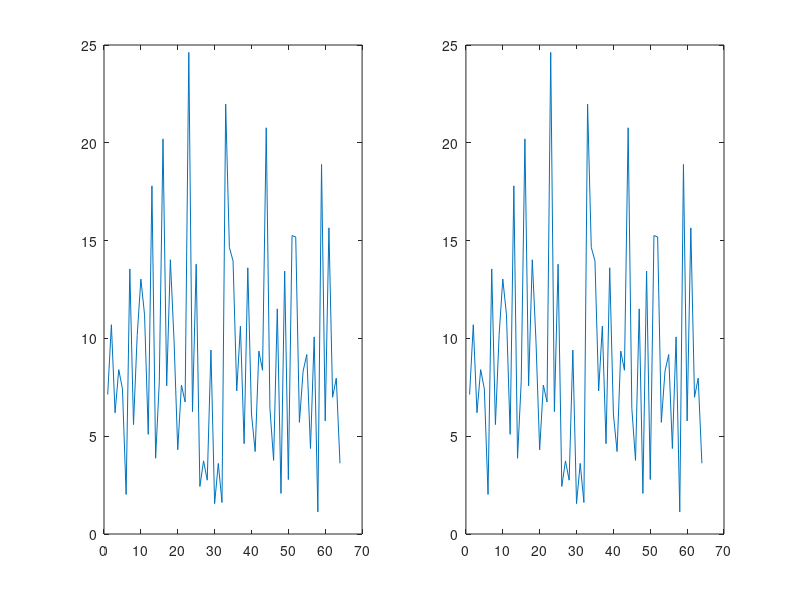

MATLAB code to generate this figure:
close all;
clear;
clc;


%%%%%%%%%%%stage1

N = 64;
n = 0:N/4-1;
W = exp(-1i*2*pi/N*(2*n));
data(1:64) = randn(1,64) + 1i*randn(1,64); %????????  ????
dataA = (data(1:16) + data(33:48) + data(17:32) + data(49:64));                                % 0 4 8  12 16......
dataB = (((data(1:16) + data(33:48)) - (data(17:32) +  data(49:64))).*exp(-1i*2*pi/N*(2*n)));   % 2 6 10 14 18......
dataC = (((data(1:16) - data(33:48)) - 1i*(data(17:32) -  data(49:64))).*exp(-1i*2*pi/N*(1*n))); % 1 5 9  13 17......
dataD = (((data(1:16) - data(33:48)) + 1i*(data(17:32) -  data(49:64))).*exp(-1i*2*pi/N*(3*n))); % 3 7 11 15 19......

%%%%%%%%%stage2

N = 16;
n = 0:N/4-1;
W = exp(-1i*2*pi/N*(2*n));
dataA1 = (dataA(1:4) + dataA(9:12) + dataA(5:8) + dataA(13:16));                               % 0  16 32 48
dataA2 = (((dataA(1:4) + dataA(9:12)) - (dataA(5:8) +  dataA(13:16))).*exp(-1i*2*pi/N*(2*n)));  % 8  24 40 56
dataA3 = (((dataA(1:4) - dataA(9:12)) - 1i*(dataA(5:8) -  dataA(13:16))).*exp(-1i*2*pi/N*(1*n)));% 4  20 36 52
dataA4 = (((dataA(1:4) - dataA(9:12)) + 1i*(dataA(5:8) -  dataA(13:16))).*exp(-1i*2*pi/N*(3*n)));% 12 28 44 60

fft_dataA(1:4:16) = fft(dataA1);
fft_dataA(3:4:16) = fft(dataA2);
fft_dataA(2:4:16) = fft(dataA3);
fft_dataA(4:4:16) = fft(dataA4);

dataB1 = (dataB(1:4) + dataB(9:12) + dataB(5:8) + dataB(13:16));                               % 2  18 34 50
dataB2 = (((dataB(1:4) + dataB(9:12)) - (dataB(5:8) +  dataB(13:16))).*exp(-1i*2*pi/N*(2*n)));  % 10 26 42 58
dataB3 = (((dataB(1:4) - dataB(9:12)) - 1i*(dataB(5:8) -  dataB(13:16))).*exp(-1i*2*pi/N*(1*n)));% 6  22 38 54
dataB4 = (((dataB(1:4) - dataB(9:12)) + 1i*(dataB(5:8) -  dataB(13:16))).*exp(-1i*2*pi/N*(3*n)));% 14 30 46 62

fft_dataB(1:4:16) = fft(dataB1);
fft_dataB(3:4:16) = fft(dataB2);
fft_dataB(2:4:16) = fft(dataB3);
fft_dataB(4:4:16) = fft(dataB4);

dataC1 = (dataC(1:4) + dataC(9:12) + dataC(5:8) + dataC(13:16));                               % 1  17 33 49
dataC2 = (((dataC(1:4) + dataC(9:12)) - (dataC(5:8) +  dataC(13:16))).*exp(-1i*2*pi/N*(2*n)));  % 9  25 41 57
dataC3 = (((dataC(1:4) - dataC(9:12)) - 1i*(dataC(5:8) -  dataC(13:16))).*exp(-1i*2*pi/N*(1*n)));% 5  21 37 53
dataC4 = (((dataC(1:4) - dataC(9:12)) + 1i*(dataC(5:8) -  dataC(13:16))).*exp(-1i*2*pi/N*(3*n)));% 13 29 45 61

fft_dataC(1:4:16) = fft(dataC1);
fft_dataC(3:4:16) = fft(dataC2);
fft_dataC(2:4:16) = fft(dataC3);
fft_dataC(4:4:16) = fft(dataC4);

dataD1 = (dataD(1:4) + dataD(9:12) + dataD(5:8) + dataD(13:16));                               % 3  19 35 51
dataD2 = (((dataD(1:4) + dataD(9:12)) - (dataD(5:8) +  dataD(13:16))).*exp(-1i*2*pi/N*(2*n)));  % 11 27 42 59
dataD3 = (((dataD(1:4) - dataD(9:12)) - 1i*(dataD(5:8) -  dataD(13:16))).*exp(-1i*2*pi/N*(1*n)));% 7  23 39 55
dataD4 = (((dataD(1:4) - dataD(9:12)) + 1i*(dataD(5:8) -  dataD(13:16))).*exp(-1i*2*pi/N*(3*n)));% 15 31 47 63

fft_dataD(1:4:16) = fft(dataD1);
fft_dataD(3:4:16) = fft(dataD2);
fft_dataD(2:4:16) = fft(dataD3);
fft_dataD(4:4:16) = fft(dataD4);

fft2(1:4:64) = fft_dataA;
fft2(3:4:64) = fft_dataB;
fft2(2:4:64) = fft_dataC;
fft2(4:4:64) = fft_dataD;

fft1 = (fft(data));
figure
subplot(1,2,1);
plot(abs(fft1));
subplot(1,2,2);
plot(abs(fft2));